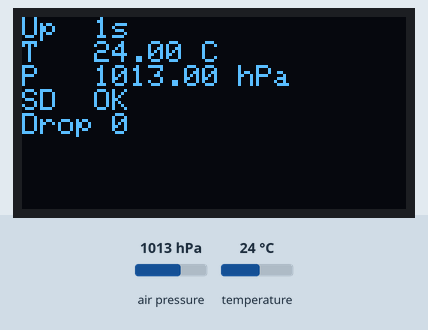
Simulated run of this sketch. Board: ESP32. On the bench: 128×64 one-colour display. The inputs (shaded band) are chosen by the test bench; at power-on: air pressure 1013 hPa, temperature 24 °C. Storage starts empty; what the sketch prints to the serial monitor is not drawn.

Above: at 1.8 s.
1.9 s: air pressure set to 952 hPa
At 2.8 s:
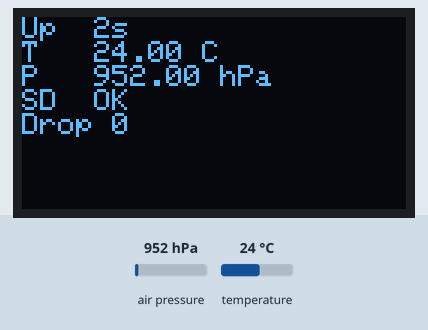
4.5 s: temperature set to 12 °C
At 5.6 s:
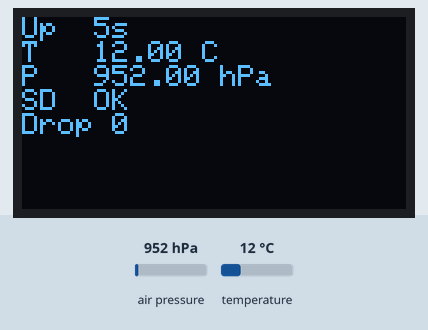
7.5 s: air pressure set to 1000 hPa
At 8.8 s:
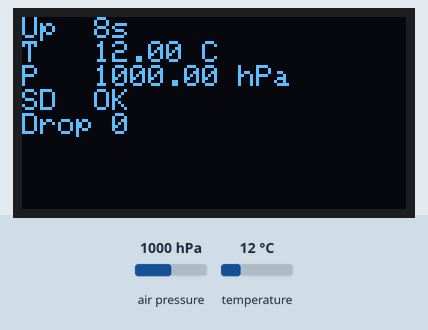
10.5 s: temperature set to 19 °C
At 11.4 s:
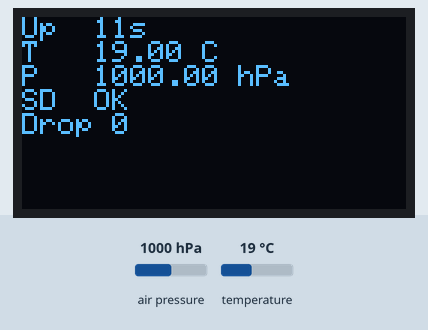
Timing chart, 0 to 13.5 s (numbered marks = the images above; inputs shaded):
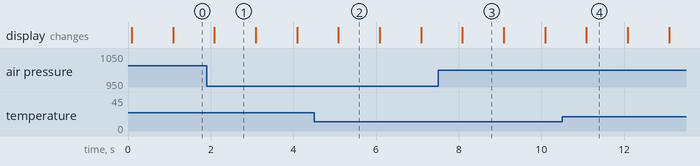

The sketch:

logger_rtos.ino
```cpp
// Project 3 — three-task FreeRTOS logger (no RTC, timestamps from millis())
// Tasks: Sensor -> (qDisplay, qLogger) ; Logger -> qSDStatus -> Display
// Pins: I2C SDA=21 SCL=22 | SD CS=5 SCK=18 MOSI=23 MISO=19

#include <Wire.h>
#include <SD.h>
#include <Adafruit_BMP280.h>
#include <Adafruit_GFX.h>
#include <Adafruit_SSD1306.h>

#define SD_CS 5

// ---- Test knobs ---------------------------------------------------------
const uint32_t SAMPLE_MS    = 1000;  // stress runs: 100, 20, 10
const uint8_t  LOGGER_Q_LEN = 10;    // stress runs: 1, 2, 5, 10
const char*    LOG_PATH     = "/log_rtos.csv";
// -------------------------------------------------------------------------

struct Reading { uint32_t ms; float tempC; float pressHpa; };
enum SdState : uint8_t { SD_OK = 0, SD_FAIL = 1 };

QueueHandle_t     qDisplay, qLogger, qSDStatus;
SemaphoreHandle_t i2cMutex;           // Wire is not thread-safe: BMP280 + OLED share it
volatile uint32_t dropCount = 0;

Adafruit_BMP280   bmp;
Adafruit_SSD1306  oled(128, 64, &Wire, -1);

static bool sdBegin() {
  uint32_t t0 = millis();
  while (!SD.begin(SD_CS)) {          // retry-with-timeout (bug journal 001)
    if (millis() - t0 > 3000) return false;
    vTaskDelay(pdMS_TO_TICKS(100));
  }
  return true;
}

static void pushStatus(bool ok) {
  uint8_t s = ok ? SD_OK : SD_FAIL;
  xQueueOverwrite(qSDStatus, &s);
}

void sensorTask(void*) {
  TickType_t last = xTaskGetTickCount();
  for (;;) {
    Reading r;
    r.ms = millis();
    xSemaphoreTake(i2cMutex, portMAX_DELAY);
    r.tempC    = bmp.readTemperature();
    r.pressHpa = bmp.readPressure() / 100.0f;
    xSemaphoreGive(i2cMutex);

    xQueueOverwrite(qDisplay, &r);
    if (xQueueSend(qLogger, &r, 0) != pdPASS) dropCount++;   // drop-on-full

    vTaskDelayUntil(&last, pdMS_TO_TICKS(SAMPLE_MS));
  }
}

void loggerTask(void*) {
  bool ok = sdBegin();
  pushStatus(ok);
  if (ok && !SD.exists(LOG_PATH)) {
    File f = SD.open(LOG_PATH, FILE_WRITE);
    if (f) { f.print("timestamp,temperature,pressure\n"); f.close(); }
  }

  Reading r;
  bool lastGood = ok;
  uint32_t maxUs = 0;
  Serial.println("ms,write_us,max_us,backlog,drops");

  for (;;) {
    xQueueReceive(qLogger, &r, portMAX_DELAY);
    UBaseType_t backlog = uxQueueMessagesWaiting(qLogger);   // still waiting behind this one

    uint32_t t = micros();
    bool good = false;
    File f = SD.open(LOG_PATH, FILE_APPEND);                 // open-write-close every row
    if (f) {
      good = f.printf("%lu,%.2f,%.2f\n", (unsigned long)r.ms, r.tempC, r.pressHpa) > 0;
      f.close();
    }
    uint32_t us = micros() - t;
    if (us > maxUs) maxUs = us;

    if (good != lastGood) { pushStatus(good); lastGood = good; }
    if (!good) { SD.end(); SD.begin(SD_CS); }

    Serial.printf("%lu,%lu,%lu,%u,%lu\n", (unsigned long)r.ms, (unsigned long)us,
                  (unsigned long)maxUs, (unsigned)backlog, (unsigned long)dropCount);
  }
}

void displayTask(void*) {
  Reading r = {0, 0, 0};
  uint8_t sd = SD_OK;
  for (;;) {
    xQueueReceive(qDisplay, &r, pdMS_TO_TICKS(500));
    xQueueReceive(qSDStatus, &sd, 0);

    xSemaphoreTake(i2cMutex, portMAX_DELAY);
    oled.clearDisplay();
    oled.setCursor(0, 0);
    oled.printf("Up  %lus\n", (unsigned long)(r.ms / 1000));
    oled.printf("T   %.2f C\n", r.tempC);
    oled.printf("P   %.2f hPa\n", r.pressHpa);
    oled.printf("SD  %s\n", sd == SD_OK ? "OK" : "FAIL");
    oled.printf("Drop %lu\n", (unsigned long)dropCount);
    oled.display();
    xSemaphoreGive(i2cMutex);
  }
}

void setup() {
  Serial.begin(115200);
  Wire.begin(21, 22);
  i2cMutex = xSemaphoreCreateMutex();

  if (!bmp.begin(0x76)) { Serial.println("BMP280 not found"); while (true) delay(1000); }
  if (!oled.begin(SSD1306_SWITCHCAPVCC, 0x3C)) { Serial.println("OLED not found"); while (true) delay(1000); }
  oled.setTextSize(1);
  oled.setTextColor(SSD1306_WHITE);

  qDisplay  = xQueueCreate(1, sizeof(Reading));
  qLogger   = xQueueCreate(LOGGER_Q_LEN, sizeof(Reading));
  qSDStatus = xQueueCreate(1, sizeof(uint8_t));

  xTaskCreate(sensorTask,  "Sensor",  3072, NULL, 3, NULL);
  xTaskCreate(loggerTask,  "Logger",  4096, NULL, 2, NULL);
  xTaskCreate(displayTask, "Display", 4096, NULL, 1, NULL);
}

void loop() { vTaskDelay(portMAX_DELAY); }
```

Measured:
- what the display in image 4 shows lasts 1.0 s, from 11.1 s to 12.1 s
